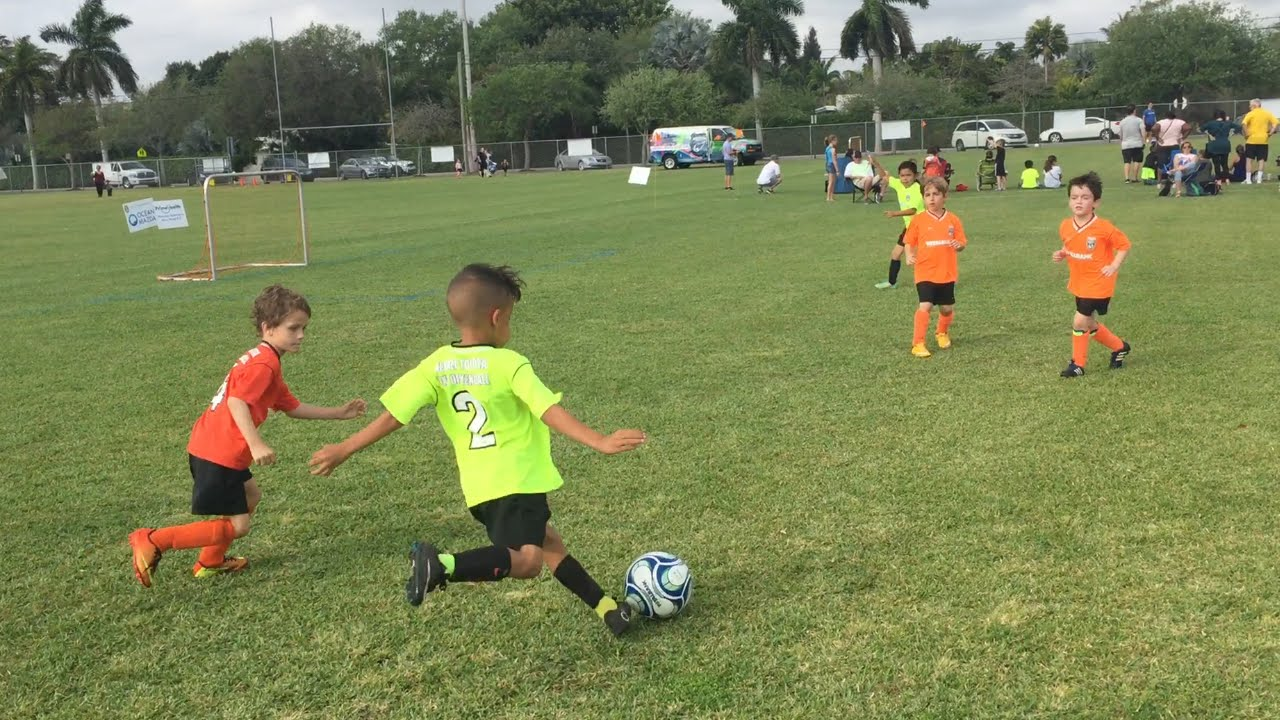
#> input picture Resources/soccur.jpg, 1280 x 720 px
$ python '29. template_matching_1.py'
#> lines starting #> are read from the running program, lines starting #| are printed output that depends on the picture
import cv2
import numpy as np

img = cv2.imread("Resources/soccur.jpg")
#> img is the input picture: shape (720, 1280, 3); mean B, G, R 83.4, 130.9, 122.5
img = cv2.resize(img, (0, 0), fx=0.75, fy=0.75)
#> img: shape (540, 960, 3)
img_gray = cv2.cvtColor(img, cv2.COLOR_BGR2GRAY)
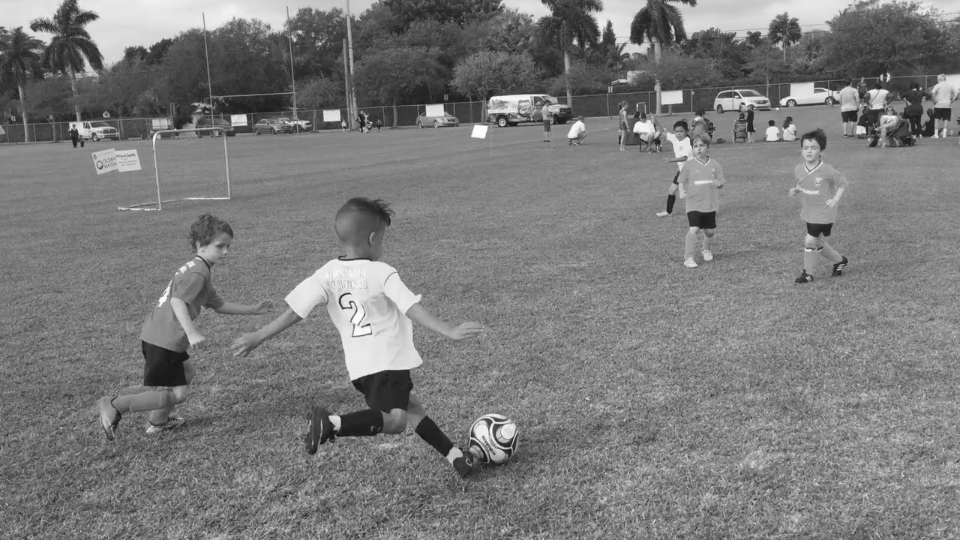
#> img_gray: shape (540, 960); min 19, max 255, mean 122.9
template = cv2.imread("Resources/boy.jpg", 0)
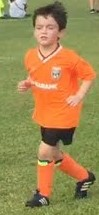
#> input picture Resources/boy.jpg, 99 x 215 px
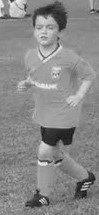
#> template: shape (215, 99); min 20, max 245, mean 136.8
template = cv2.resize(template, (0, 0), fx=0.75, fy=0.75)
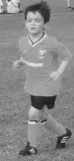
#> template: shape (161, 74); min 28, max 238, mean 136.7
height, width = template.shape
#> height = 161; width = 74

# Brightest point will be the top left corner of the template inside the original image
result = cv2.matchTemplate(img_gray, template, cv2.TM_CCOEFF_NORMED)
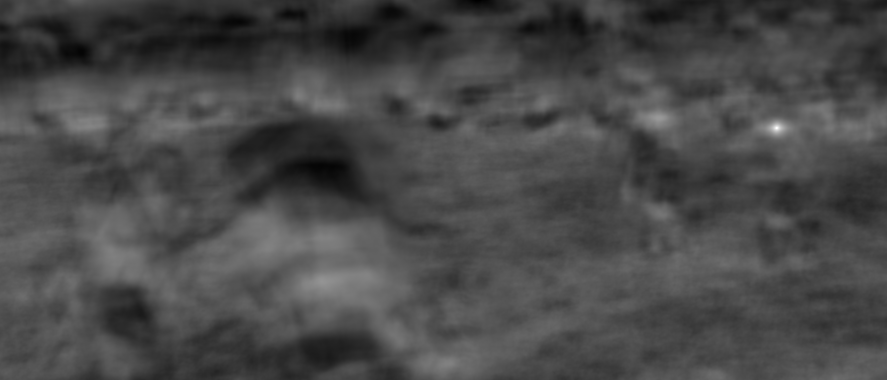
#> result: shape (380, 887) float32; min -0.413, max 0.961, mean -0.0195; drawn with min black and max white

min_value, max_value, min_loc, max_loc = cv2.minMaxLoc(result)
#> min_value = -0.413; max_value = 0.961; min_loc = (476, 0); max_loc = (776, 128)
location = max_loc
#> location = (776, 128)
print(max_loc)
#| (776, 128)
bottom_right = (location[0] + width, location[1] + height)
#> bottom_right = (850, 289)
cv2.rectangle(img, location, bottom_right, (255, 255, 0), 3)
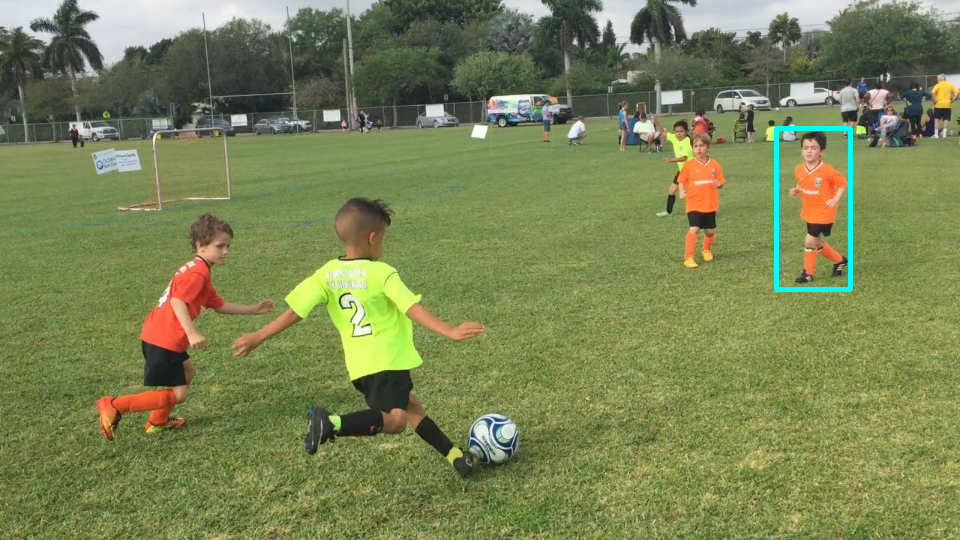
#> img: shape (540, 960, 3); mean B, G, R 84, 131.3, 121.8

cv2.imshow("Object Detection", img)
cv2.waitKey(0)
cv2.destroyAllWindows()
